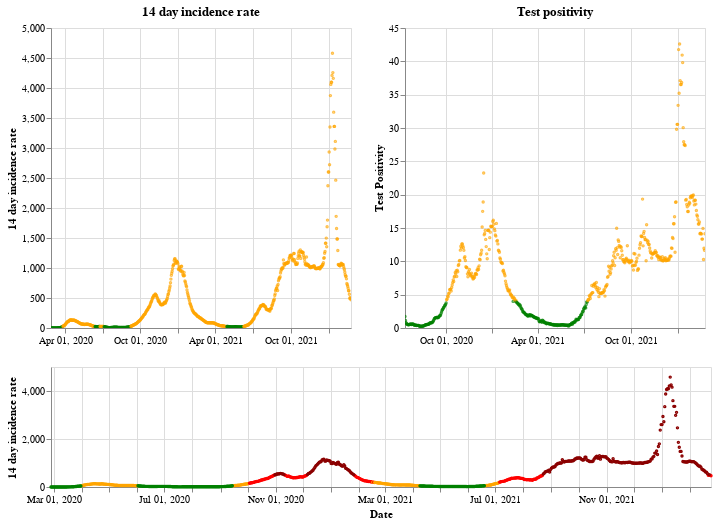

The code cell stored with this chart in its notebook:
### Markdown cell above
## Wales

### Code cell
plot_traffic_light('Wales')

### Figure 1 — Vega-Lite specification as saved in the notebook (floating-point values rounded to 4 significant figures; data arrays with more than 128 entries replaced by an {"elided": "..."} marker saying what was removed)
{"config": {"view": {"continuousWidth": 400, "continuousHeight": 300}}, "vconcat": [{"hconcat": [{"mark": {"type": "point", "size": 2}, "encoding": {"color": {"condition": {"value": "green", "test": "(datum.twoWeeklyCasesRate <= 25)"}, "value": "orange"}, "tooltip": [{"type": "nominal", "field": "areaName"}, {"type": "temporal", "field": "date"}, {"type": "quantitative", "field": "twoWeeklyCasesRate"}, {"type": "quantitative", "field": "testPositivity"}], "x": {"type": "temporal", "axis": {"title": ""}, "field": "date", "scale": {"domain": {"selection": "DateBrush"}}, "timeUnit": "yearmonthdate"}, "y": {"type": "quantitative", "axis": {"title": "14 day incidence rate"}, "field": "twoWeeklyCasesRate"}}, "title": "14 day incidence rate", "width": 300}, {"mark": {"type": "point", "size": 2}, "encoding": {"color": {"condition": {"value": "green", "test": "(datum.testPositivity <= 4)"}, "value": "orange"}, "tooltip": [{"type": "nominal", "field": "areaName"}, {"type": "temporal", "field": "date"}, {"type": "quantitative", "field": "twoWeeklyCasesRate"}, {"type": "quantitative", "field": "testPositivity"}], "x": {"type": "temporal", "axis": {"title": ""}, "field": "date", "scale": {"domain": {"selection": "DateBrush"}}, "timeUnit": "yearmonthdate"}, "y": {"type": "quantitative", "axis": {"title": "Test Positivity"}, "field": "testPositivity"}}, "title": "Test positivity", "width": 300}]}, {"layer": [{"mark": {"type": "point", "size": 2}, "encoding": {"color": {"condition": {"value": "orange", "test": "(((datum.testPositivity < 4) && (datum.twoWeeklyCasesRate >= 50)) && (datum.twoWeeklyCasesRate < 200))"}, "value": "red"}, "opacity": {"condition": {"value": 1, "test": "((datum.twoWeeklyCasesRate >= 50) && (datum.twoWeeklyCasesRate < 500))"}, "value": 0}, "tooltip": [{"type": "nominal", "field": "areaName"}, {"type": "temporal", "field": "date"}, {"type": "quantitative", "field": "twoWeeklyCasesRate"}, {"type": "quantitative", "field": "testPositivity"}], "x": {"type": "temporal", "axis": {"title": "Date"}, "field": "date", "timeUnit": "yearmonthdate"}, "y": {"type": "quantitative", "axis": {"title": "14 day incidence rate"}, "field": "twoWeeklyCasesRate"}}, "selection": {"DateBrush": {"type": "interval", "encodings": ["x"], "fields": ["Time"]}}}, {"mark": {"type": "point", "size": 2}, "encoding": {"color": {"value": "darkred"}, "opacity": {"condition": {"value": 1, "test": "(datum.twoWeeklyCasesRate >= 500)"}, "value": 0}, "tooltip": [{"type": "nominal", "field": "areaName"}, {"type": "temporal", "field": "date"}, {"type": "quantitative", "field": "twoWeeklyCasesRate"}, {"type": "quantitative", "field": "testPositivity"}], "x": {"type": "temporal", "axis": {"title": "Date"}, "field": "date", "timeUnit": "yearmonthdate"}, "y": {"type": "quantitative", "axis": {"title": "14 day incidence rate"}, "field": "twoWeeklyCasesRate"}}}, {"mark": {"type": "point", "size": 2}, "encoding": {"color": {"condition": {"value": "green", "test": "((datum.testPositivity < 4) && (datum.twoWeeklyCasesRate < 50))"}, "value": "orange"}, "opacity": {"condition": {"value": 1, "test": "(datum.twoWeeklyCasesRate < 50)"}, "value": 0}, "tooltip": [{"type": "nominal", "field": "areaName"}, {"type": "temporal", "field": "date"}, {"type": "quantitative", "field": "twoWeeklyCasesRate"}, {"type": "quantitative", "field": "testPositivity"}], "x": {"type": "temporal", "axis": {"title": "Date"}, "field": "date", "timeUnit": "yearmonthdate"}, "y": {"type": "quantitative", "axis": {"title": "14 day incidence rate"}, "field": "twoWeeklyCasesRate"}}}], "height": 120, "width": 660}], "data": {"name": "data-b04b4934d45472ac72781e7990abc986"}, "$schema": "https://vega.github.io/schema/vega-lite/v4.8.1.json", "datasets": {"data-b04b4934d45472ac72781e7990abc986": {"elided": "729 records"}}}
